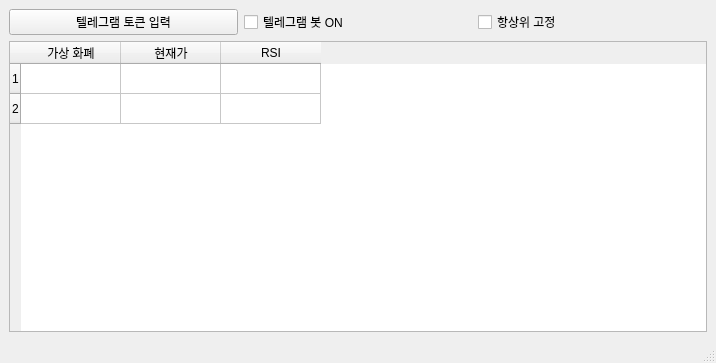
<?xml version="1.0" encoding="UTF-8"?>
<ui version="4.0">
 <class>MainWindow</class>
 <widget class="QMainWindow" name="MainWindow">
  <property name="geometry">
   <rect>
    <x>0</x>
    <y>0</y>
    <width>716</width>
    <height>363</height>
   </rect>
  </property>
  <property name="windowTitle">
   <string>RSI 매매 알리미</string>
  </property>
  <widget class="QWidget" name="centralwidget">
   <layout class="QGridLayout" name="gridLayout_2">
    <item row="0" column="0">
     <layout class="QGridLayout" name="gridLayout">
      <item row="0" column="0">
       <layout class="QHBoxLayout" name="horizontalLayout">
        <item>
         <widget class="QPushButton" name="pushButton">
          <property name="text">
           <string>텔레그램 토큰 입력</string>
          </property>
         </widget>
        </item>
        <item>
         <widget class="QCheckBox" name="checkBox_1">
          <property name="text">
           <string>텔레그램 봇 ON</string>
          </property>
         </widget>
        </item>
        <item>
         <widget class="QCheckBox" name="checkBox_2">
          <property name="text">
           <string>항상위 고정</string>
          </property>
         </widget>
        </item>
       </layout>
      </item>
      <item row="1" column="0" rowspan="2">
       <widget class="QTableWidget" name="tableWidget">
        <row>
         <property name="text">
          <string>1</string>
         </property>
        </row>
        <row>
         <property name="text">
          <string>2</string>
         </property>
        </row>
        <column>
         <property name="text">
          <string>가상 화폐</string>
         </property>
        </column>
        <column>
         <property name="text">
          <string>현재가</string>
         </property>
        </column>
        <column>
         <property name="text">
          <string>RSI</string>
         </property>
         <property name="background">
          <color>
           <red>170</red>
           <green>85</green>
           <blue>255</blue>
          </color>
         </property>
        </column>
        <item row="0" column="0">
         <property name="text">
          <string/>
         </property>
        </item>
        <item row="0" column="1">
         <property name="text">
          <string/>
         </property>
         <property name="textAlignment">
          <set>AlignTrailing|AlignVCenter</set>
         </property>
        </item>
        <item row="0" column="2">
         <property name="text">
          <string/>
         </property>
         <property name="textAlignment">
          <set>AlignTrailing|AlignVCenter</set>
         </property>
        </item>
        <item row="1" column="0">
         <property name="text">
          <string/>
         </property>
        </item>
        <item row="1" column="1">
         <property name="text">
          <string/>
         </property>
         <property name="textAlignment">
          <set>AlignTrailing|AlignVCenter</set>
         </property>
        </item>
        <item row="1" column="2">
         <property name="text">
          <string/>
         </property>
         <property name="textAlignment">
          <set>AlignTrailing|AlignVCenter</set>
         </property>
        </item>
       </widget>
      </item>
     </layout>
    </item>
   </layout>
  </widget>
  <widget class="QMenuBar" name="menubar">
   <property name="geometry">
    <rect>
     <x>0</x>
     <y>0</y>
     <width>716</width>
     <height>38</height>
    </rect>
   </property>
  </widget>
  <widget class="QStatusBar" name="statusbar"/>
 </widget>
 <resources/>
 <connections>
  <connection>
   <sender>pushButton</sender>
   <signal>clicked()</signal>
   <receiver>pushButton</receiver>
   <slot>showMenu()</slot>
   <hints>
    <hint type="sourcelabel">
     <x>119</x>
     <y>75</y>
    </hint>
    <hint type="destinationlabel">
     <x>228</x>
     <y>91</y>
    </hint>
   </hints>
  </connection>
 </connections>
</ui>
